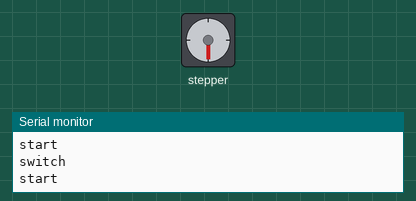
Simulated run of this sketch. Board: Arduino Uno, built with avr-gcc and run on an emulated ATmega328P. Parts: stepper motor, the last lines printed to the serial monitor. Wiring (inferred from the names in the program): stepper motor driver (200 steps per turn assumed): step pin 3; direction pin 4.

Above: at 1.1 s.
At 10.1 s:
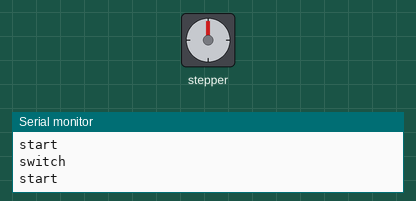
At 20.1 s:
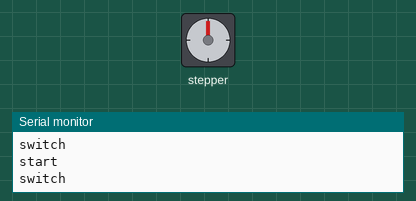
At 38.2 s:
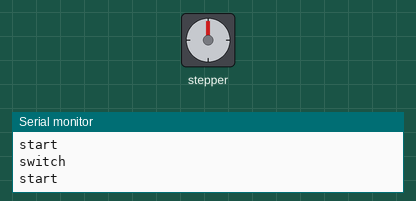
Timing chart, 0 to 40.0 s (numbered marks = the images above):
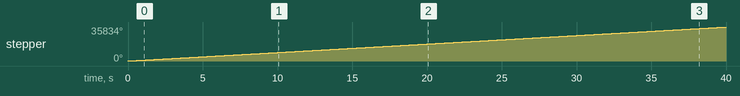

The sketch:

stepperTest.ino
```cpp
/*     Simple Stepper Motor Control Exaple Code
 *
 *  by Dejan Nedelkovski, www.HowToMechatronics.com
 *
 */
// defines pins numbers
const int stepPin = 3;
const int dirPin = 4;

void setup() {
  // Sets the two pins as Outputs
  pinMode(stepPin,OUTPUT);
  pinMode(dirPin,OUTPUT);
  Serial.begin( 9600);
}
int d=1000;
void loop() {
  Serial.println("start");

  digitalWrite(dirPin,HIGH); // Enables the motor to move in a particular direction
  // Makes 200 pulses for making one full cycle rotation
  for(int x = 0; x < 500; x++) {
    digitalWrite(stepPin,HIGH);
    delayMicroseconds(d);
    digitalWrite(stepPin,LOW);
    delayMicroseconds(d);
  }
  Serial.println("switch");
  //delay(2000); // One second delay

  digitalWrite(dirPin,LOW); //Changes the rotations direction
  // Makes 400 pulses for making two full cycle rotation
  for(int x = 0; x < 0; x++) {
    digitalWrite(stepPin,HIGH);
    delayMicroseconds(d);
    digitalWrite(stepPin,LOW);
    delayMicroseconds(d);
  }
 //delay(2000);
}
```

Measured:
- by itself, stepper: keeps turning clockwise at about 896°/s
